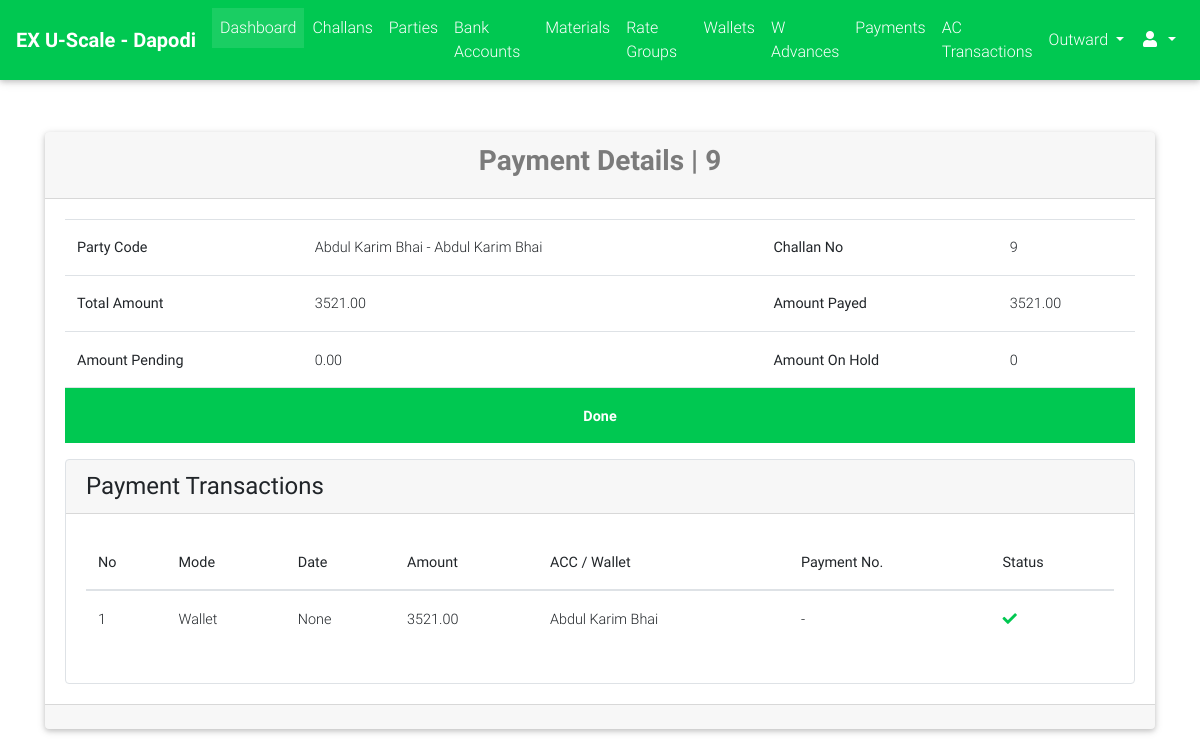
/cms_admin/payments/detail/219 (signed in), run on the app's committed database.
### payments/models.py (models this page shows, shortened)
class Payment(models.Model):
    PAYMENT_MODE_CHOICES = (("DP", "Direct Payment"), ("AL", "Account Less"))
    PAYMENT_STATUS_CHOICES = (("PN", "Pending"), ("DN", "Done"))
    challan = models.OneToOneField("challans.Challan", on_delete=models.CASCADE)
    payment_mode = models.CharField(max_length=2, choices=PAYMENT_MODE_CHOICES, blank=True, null=True)
    status = models.CharField(max_length=2, choices=PAYMENT_STATUS_CHOICES, default="PN")
    payed_amount = models.DecimalField(max_digits=9, decimal_places=2, default=0.00)
    amount = models.DecimalField(max_digits=9, decimal_places=2, null=True, blank=True)
    image = models.ImageField(upload_to="payments/", blank=True, null=True)
    extra_info = models.TextField(blank=True)
    @property
    def calculate_payed_amount_pending(self):
        return sum([self.get_ac_tr_amount_pending, ])
    @property
    def get_remaining_amount(self):
        return self.amount - self.payed_amount
    @property
    def get_ac_tr_amount_pending(self):
        return self.accounttransaction_set.filter(status="PN").aggregate(total=Sum("amount"))["total"] or Decimal(0.00)

class WalletTransaction(models.Model):
    payment = models.ForeignKey("Payment", on_delete=models.CASCADE)
    wallet = models.ForeignKey("parties.Wallet", on_delete=models.CASCADE)
    amount = models.DecimalField(max_digits=9, decimal_places=2, default=Decimal(0.00))
    payed_on = models.DateField(blank=True, null=True)
    deducted_amount = models.DecimalField(max_digits=9, decimal_places=2, default=Decimal(0.00))
    previous_balance = models.DecimalField(max_digits=8, decimal_places=2, blank=True, null=True)
    remaining_balance = models.DecimalField(max_digits=8, decimal_places=2, blank=True, null=True)

### challans/models.py (models this page shows, shortened)
class Challan(models.Model):
    STATUS_CHOICES = (("PN", "Pending"), ("DN", "Done"))
    created_by = models.ForeignKey(User, on_delete=models.PROTECT)
    party = models.ForeignKey("parties.Party", on_delete=models.CASCADE)
    challan_no = models.PositiveIntegerField(unique=True
                                             )
    vehicle_details = models.CharField(max_length=128, blank=True, null=True)
    weights_amount = models.DecimalField(max_digits=9, decimal_places=2, default=decimal.Decimal(0.00))
    extra_charges = models.DecimalField(verbose_name="Kata Charges", max_digits=9, decimal_places=2,
                                        default=decimal.Decimal(0.00), validators=[MinValueValidator(limit_value=0), MaxValueValidator(limit_value=100)])
    round_amount = models.DecimalField(max_digits=4, decimal_places=2, default=decimal.Decimal(0.00), validators=[MinValueValidator(limit_value=-10), MaxValueValidator(limit_value=10)])
    total_amount = models.DecimalField(max_digits=9, decimal_places=2, default=decimal.Decimal(0.00), validators=[MinValueValidator(limit_value=0)])
    image = models.ImageField(upload_to="payments/", blank=True, null=True)
    extra_info = models.TextField(blank=True)
    created_on = models.DateField(verbose_name="Challan Date")
    updated_on = models.DateTimeField(auto_now=True)
    is_entries_done = models.BooleanField(default=False)
    is_reports_done = models.BooleanField(default=False)
    is_rates_assigned = models.BooleanField(default=False)
    is_payed = models.BooleanField(default=False)
    status = models.CharField(max_length=2, choices=STATUS_CHOICES, default="PN")
    @property
    def get_absolute_url(self):
        return reverse_lazy("challans:detail", kwargs={"challan_no": self.challan_no})

### parties/models.py (models this page shows, shortened)
class Party(models.Model):
    RATE_TYPE_CHOICES = (("GR", "Group Rate"), ("IR", "Individual Rate"))
    rate_type = models.CharField(max_length=2, choices=RATE_TYPE_CHOICES)
    rate_group = models.ForeignKey("rates.RateGroup", on_delete=models.PROTECT, blank=True, null=True)
    name = models.CharField(max_length=128)
    party_code = models.CharField(max_length=32, blank=True)
    address = models.TextField(blank=True)
    phone = models.CharField(max_length=13)
    whatsapp = models.CharField(max_length=13, blank=True)
    email = models.EmailField(blank=True, null=True)
    extra_info = models.TextField(blank=True)
    is_wallet_party = models.BooleanField(default=False)
    is_active = models.BooleanField(default=True)
    @property
    def get_display_text(self):
        return self.name
    class Meta:
        verbose_name = "Party"
        verbose_name_plural = "Parties"

class Wallet(models.Model):
    DEDUCT_TYPE_CHOICES = (("FD", "Full Deduct"), ("PD", "Part Deduct"), ("FXD", "Fix Deduct"))
    party = models.ForeignKey(Party, on_delete=models.CASCADE)
    balance = models.DecimalField(max_digits=9, decimal_places=2, default=Decimal(0.00))
    upper_limit = models.DecimalField(max_digits=9, decimal_places=2, default=20000.00)
    deduct_type = models.CharField(max_length=3, choices=DEDUCT_TYPE_CHOICES)
    fixed_amount = models.DecimalField(max_digits=7, decimal_places=2, blank=True, null=True)
    is_active = models.BooleanField(default=True)

### cms_admin/views.py (the view)
# urls.py: url(r'^payments/detail/(?P<id>[0-9]+)$', views.PaymentDetailView.as_view(), name="payments_detail"),
class PaymentDetailView(ExecutiveRequiredMixin, DetailView):
    template_name = "cms_admin/payments/detail.html"
    model = Payment
    context_object_name = "payment"
    slug_field = "id"
    slug_url_kwarg = "id"

### cms_admin/views.py (called while the page is built)
    def test_func(self):
        return self.request.user.is_superuser or self.request.user.is_staff

### portal/templatetags/constant_tags.py (called while the page is built)
@register.simple_tag
def get_branch_name():
    return settings.BRANCH_NAME

### cms_admin/templates/cms_admin/payments/detail.html (shortened to what this page needs)
{% extends "cms_admin/base.html" %}
{% load crispy_forms_tags %}
{% block content %}
    <br><br>
    <div class="container">
        <div class="card">
            <div class="card-header">
                <h3 class="text-black-50 font-weight-bold text-center">Payment Details | {{ payment.challan.challan_no }}</h3>
            </div>
            <div class="card-body">
                <table class="table">
                    <tbody>
                        <tr>
                            <th>Party Code</th>
                            <td>{{ payment.challan.party.name }} - {{ payment.challan.party.get_display_text }}</td>
                            <th>Challan No</th>
                            <td>
                                <a href="{{ payment.challan.get_absolute_url }}">{{ payment.challan.challan_no }}</a>
                            </td>
                        </tr>
                        <tr>
                            <th>Total Amount</th>
                            <td>{{ payment.amount }}</td>
                            <th>Amount Payed</th>
                            <td>{{ payment.payed_amount }}</td>
                        </tr>
                        <tr>
                            <th>Amount Pending</th>
                            <td>{{ payment.get_remaining_amount }}</td>
                            <th>Amount On Hold</th>
                            <td>{{ payment.calculate_payed_amount_pending }}</td>
                        </tr>
                        <tr>
                            {% if payment.status == "DN" %}
                                <td class="bg-success text-center font-weight-bold text-white" colspan="4">Done</td>
                            {% else %}
                                <td class="bg-danger text-center font-weight-bold text-white" colspan="4">Pending</td>
                            {% endif %}
                        </tr>
                    </tbody>
                </table>
                <div class="card border" style="box-shadow: none">
                    <div class="card-header">
                        <h4 class="m-auto">Payment Transactions</h4>
                    </div>
                    <div class="card-body">
                        <table class="table">
                            <thead>
                                <th>No</th>
                                <th>Mode</th>
                                <th>Date</th>
                                <th>Amount</th>
                                <th>ACC / Wallet</th>
                                <th>Payment No.</th>
                                <th>Status</th>
                            </thead>
                            {% for w_transaction in payment.wallettransaction_set.all  %}
                                <tr>
                                    <td>{{ forloop.counter }}</td>
                                    <td>Wallet</td>
                                    <td>{{ w_transaction.payed_on }}</td>
                                    <td>{{ w_transaction.amount }}</td>
                                    <td>{{ w_transaction.wallet.party.get_display_text }}</td>
                                    <td>-</td>
                                    <td><i class="fa fa-check text-success"></i></td>
                                </tr>
                            {% endfor %}
                        </table>
                    </div>
                </div>
            </div>
            <div class="card-footer">
            </div>
        </div>
    </div>
{% endblock %}

### data on the page
Payment: challan.challan_no "9", challan.party.name "Abdul Karim Bhai", challan.party.get_display_text "Abdul Karim Bhai", amount "3521.00", payed_amount "3521.00", get_remaining_amount "0.00", calculate_payed_amount_pending "0"
WalletTransaction: payed_on "None", amount "3521.00", wallet.party.get_display_text "Abdul Karim Bhai"
